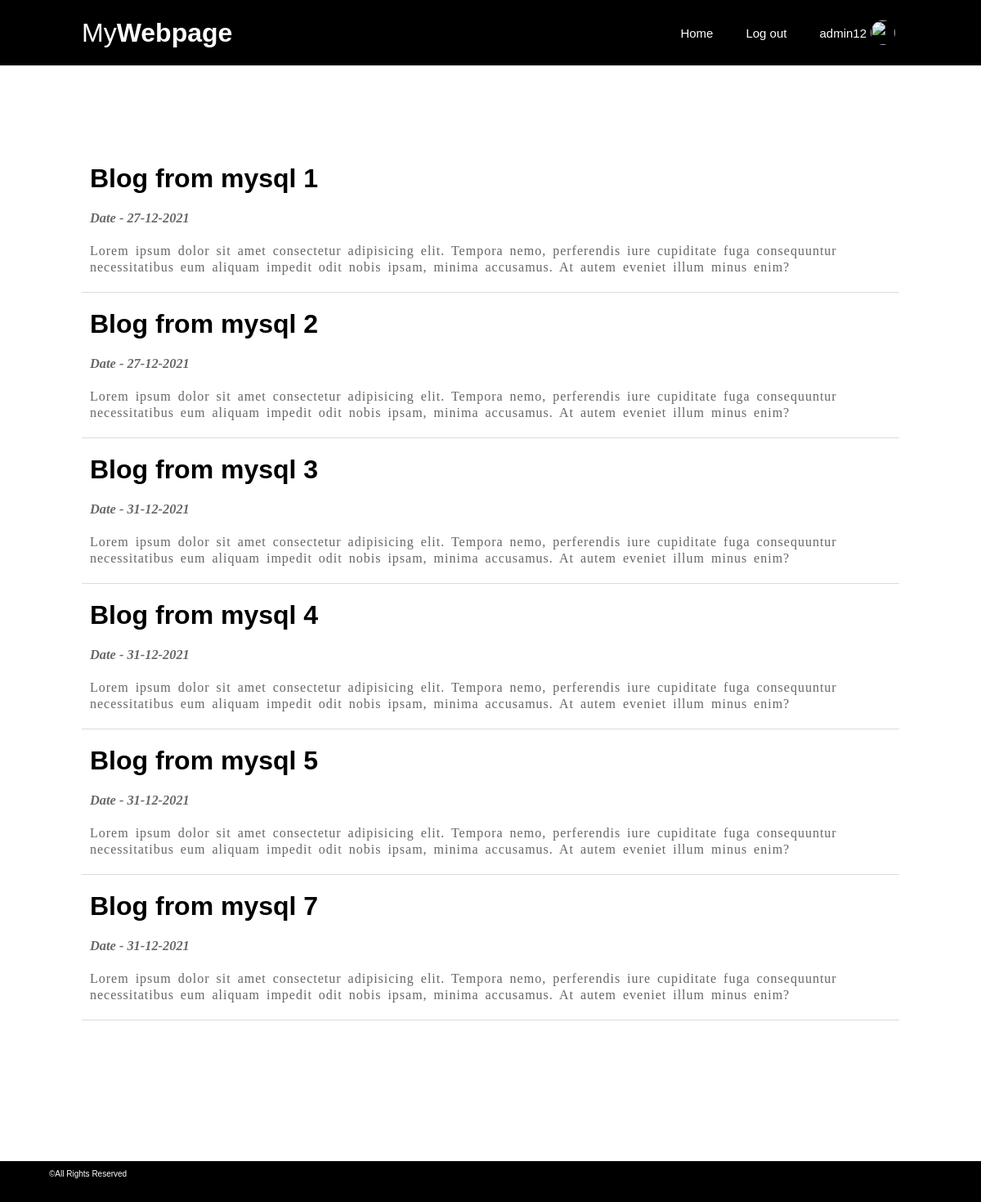
The app's page /pages/index (signed in) with its own data.
### tables this page shows
CREATE TABLE `posts` (
  `post_id` int(10) NOT NULL,
  `post_title` varchar(255) NOT NULL,
  `post_date` datetime NOT NULL,
  `post_body` text
);

### app/views/pages/index.php (called while the page is built)
<?php require APPROOT . '/views/includes/header.php' ?>
<?php require APPROOT . '/views/includes/layout.php' ?>
<?php require APPROOT . '/views/includes/footer.php' ?>

### app/controllers/Pages.php (called while the page is built)
<?php
    Class Pages extends Controller {
        public function __construct() {
            $this->postModel = $this->model('Post');
        }
        public function index() {
            $posts= $this->postModel->getPosts();
            $data= [
                'posts'=> $posts
            ];
            $this->view('pages/index', $data);
        }
    }

### app/libraries/Router.php (called while the page is built, shortened)
<?php
    class Router {
        protected $currentMethod = 'index';
        public function __construct() {
            $url = $this->getURL();
            if (file_exists('../app/controllers/' . ucwords($url[0]) . '.php')) {
                unset($url[0]);
            }
            $this->currentController= new $this->currentController;
            if (isset($url[1])){
                if (method_exists($this->currentController, $url[1])) {
                    $this->currentMethod = $url[1];
                    unset($url[1]);
                }
            } else if (isset($url[0])) {
                if (method_exists($this->controller, $url[0])) {
                    $this->method = $url[0];
                    unset($url[0]);
                }
            }
            $this->params = $url ? array_values($url) : [];
            call_user_func_array([$this->currentController, $this->currentMethod],
            $this->params);
        }
        public function getURL() {
            if(isset($_GET['url'])) {
                $url = rtrim($_GET['url'], '/');
                $url= filter_var($url, FILTER_SANITIZE_URL);
                $url= explode('/', $url);
                return $url;
            }
        }
    }

### app/require.php (called while the page is built, shortened)
<?php
    require_once 'libraries/Router.php';
    require_once 'libraries/Controller.php';
    require_once 'libraries/Database.php';
    $init = new Router();

### public/index.php (called while the page is built)
<?php require_once '../app/require.php'; ?>

### app/libraries/Database.php (called while the page is built, shortened)
<?php
    class Database {
        private $dbHost = DB_HOST;
        private $dbUser = DB_USER;
        private $dbPass = DB_PASSWORD;
        private $dbName = DB_NAME;
        private $statement;
        private $dbHandler;
        public function __construct() {
            $conn = 'mysql:host=' . $this->dbHost . ';dbname=' . $this->dbName;
            $options = array(
                PDO::ATTR_PERSISTENT => true,
                PDO::ATTR_ERRMODE => PDO::ERRMODE_EXCEPTION
            );
            try {
                $this->dbHandler = new PDO($conn, $this->dbUser, $this->dbPass, $options);
            } catch (PDOException $e) {
                $this->error = $e->getMessage();
                echo $this->error;
            }
        }
        public function query($sql) {
            $this->statement = $this->dbHandler->prepare($sql);
        }
        public function execute() {
            return $this->statement->execute();
        }
        public function resultSet() {
            $this->execute();
            return $this->statement->fetchAll(PDO::FETCH_OBJ);
        }
    }

### app/models/Post.php (called while the page is built)
<?php
    class Post {
        private $db;
        public function __construct()
        {
            $this->db= new Database;
        }
        public function getPosts() {
            $this->db->query("SELECT * FROM posts");
            $result = $this->db->resultSet();
            return $result;
        }
    }

### app/views/includes/layout.php (the view)
<div class="main">
<?php
foreach ($data['posts'] as $post) {
    $post_date= $post->post_date;
    $change_date =date("d-m-Y", strtotime($post_date));
    ?>
    <div class="article">
        <h2><?php echo $post->post_title ?></h2>
    </div>
        <div class="date">
            <h3>Date - <?php echo $change_date ?></h3>
        </div>
            <div class="post">
                <p>
                    <?php echo $post->post_body ?>
                </p>
            </div>
    <?php
}

### app/libraries/Controller.php (shortened to what this page needs)
<?php
 class Controller {
    public function view($view, $data = []) {
       if (file_exists('../app/views/' . $view . '.php')) {
          require_once '../app/views/' . $view . '.php';
       }else {
          die("View doesn't exists");
       }
    }
 }

### app/views/includes/header.php (shortened to what this page needs)
<html lang="en">
<head>
    <link rel="stylesheet" type="text/css" href="css/style.css">
</head>
<body>
<div class="header">
        <div class="inner_header">
            <div class="logo_container">
                <h1>My<span>Webpage</span></h1>
            </div>
            <?php require APPROOT . '/views/includes/navigation.php'; ?>
        </div>
    </div>

### app/views/includes/navigation.php
<ul class="navigation">
        <a href="<?php echo URLROOT; ?>/pages/index"><li>Home</li></a>
        <?php if(isset($_SESSION['user_id']) && !empty($_SESSION['image'])) : ?>
        <a href="<?php echo URLROOT; ?>/users/logout"><li>Log out</li></a>
        <img src="<?php echo URLROOT . '/images/' . $_SESSION['image']; ?>" alt="" class="avatar">
        <a href="<?php echo URLROOT; ?>/users/profile"><li><?php echo $_SESSION['username']; ?></li></a>
        <?php elseif(isset($_SESSION['user_id']) && empty($_SESSION['image'])) : ?>
        <a href="<?php echo URLROOT; ?>/users/logout"><li>Log out</li></a>
        <img src="<?php echo URLROOT . '/images/img2.jpg'; ?>" alt="John" class="avatar">
        <a href="<?php echo URLROOT; ?>/users/profile"><li><?php echo $_SESSION['username']; ?></li></a>
        <?php else : ?>
        <a href="<?php echo URLROOT; ?>/users/login"><li>Login</li></a>
        <a href="<?php echo URLROOT; ?>/users/register"><li>Register</li></a>
        <?php endif; ?>
</ul>

### app/views/includes/footer.php
</div>
<div class="footer">
        <div class="inner_footer">
            <div class="logo_container_footer">
                <h1>©All Rights Reserved</h1>
            </div>
        </div>
    </div>

### public/css/style.css (style rules this page uses)
* { margin: 0; padding: 0; list-style: none; text-decoration: none; }
html, body { height: 100%; }
a:link, a:visited { color: black; }
.main { min-height: 100%; margin-bottom: -142px; margin: 100px 100px 30px 100px; }
.main:after { content: ""; display: block; }
.article { padding: 20px 10px 20px 10px; }
.date { font-size: 14px; color: #696969; font-weight: 100; font-style: italic; padding-left: 10px; }
.post { padding: 20px 10px 20px 10px; border-bottom: 1px solid #dcdcdc; color: #666; }
p { letter-spacing: 1px; word-spacing: 3px; line-height: 20px; font-family: Georgia; }
h2 { font-size: 2rem; font-family: Arial; }
.header { width: 100%; height: 80px; display: block; background-color:black; }
.inner_header { width: 1000px; height: 100%; display: block; margin: 0 auto; }
.logo_container { height: 100%; display: table; float: left; }
.logo_container h1 { color: white; height: 100%; display: table-cell; vertical-align: middle; font-family: Verdana, Geneva, Tahoma, sans-serif; font-size: 32px; font-weight: 200; }
.logo_container h1 span { font-weight: 800; }
.navigation { float: right; height: 100%; }
.navigation a { height: 100%; display: table; float: left; padding: 0px 20px; }
.navigation a:last-child { padding-right: 0; }
.navigation a li { display: table-cell; vertical-align: middle; height: 100%; color: white; font-family: Verdana, Geneva, Tahoma, sans-serif; font-size: 15px; }
.avatar { vertical-align: middle; width: 30px; height: 30px; border-radius: 50%; margin: 25px 5px; }
.footer, .main:after { height: 142px; }
.footer { background: black; padding: 10px 10px 0px 10px; bottom: 0; width: 100%; height: 40px; }
.inner_footer { display: black; margin: 0 auto; width: 1100px; height: 100%; }
.logo_container_footer h1 { color: white; height: 100%; display: table-cell; vertical-align: middle; font-family: Verdana, Geneva, Tahoma, sans-serif; font-size: 10px; font-weight: 200; }

### records on screen
posts: post_title "Blog from mysql 1", post_date "27-12-2021", post_body "Lorem ipsum dolor sit amet consectetur adipisicing elit. Tempora nemo, perferendis iure cupiditate fuga consequuntur necessitatibus eum aliquam impedit odit nobis ipsam, minima accusamus. At autem eveniet illum minus enim?"
posts: post_title "Blog from mysql 2", post_date "27-12-2021", post_body "Lorem ipsum dolor sit amet consectetur adipisicing elit. Tempora nemo, perferendis iure cupiditate fuga consequuntur necessitatibus eum aliquam impedit odit nobis ipsam, minima accusamus. At autem eveniet illum minus enim?"
posts: post_title "Blog from mysql 3", post_date "31-12-2021", post_body "Lorem ipsum dolor sit amet consectetur adipisicing elit. Tempora nemo, perferendis iure cupiditate fuga consequuntur necessitatibus eum aliquam impedit odit nobis ipsam, minima accusamus. At autem eveniet illum minus enim?"
posts: post_title "Blog from mysql 4", post_date "31-12-2021", post_body "Lorem ipsum dolor sit amet consectetur adipisicing elit. Tempora nemo, perferendis iure cupiditate fuga consequuntur necessitatibus eum aliquam impedit odit nobis ipsam, minima accusamus. At autem eveniet illum minus enim?"
posts: post_title "Blog from mysql 5", post_date "31-12-2021", post_body "Lorem ipsum dolor sit amet consectetur adipisicing elit. Tempora nemo, perferendis iure cupiditate fuga consequuntur necessitatibus eum aliquam impedit odit nobis ipsam, minima accusamus. At autem eveniet illum minus enim?"
posts: post_title "Blog from mysql 7", post_date "31-12-2021", post_body "Lorem ipsum dolor sit amet consectetur adipisicing elit. Tempora nemo, perferendis iure cupiditate fuga consequuntur necessitatibus eum aliquam impedit odit nobis ipsam, minima accusamus. At autem eveniet illum minus enim?"

### other values on screen
$_SESSION['username'] "admin12"
